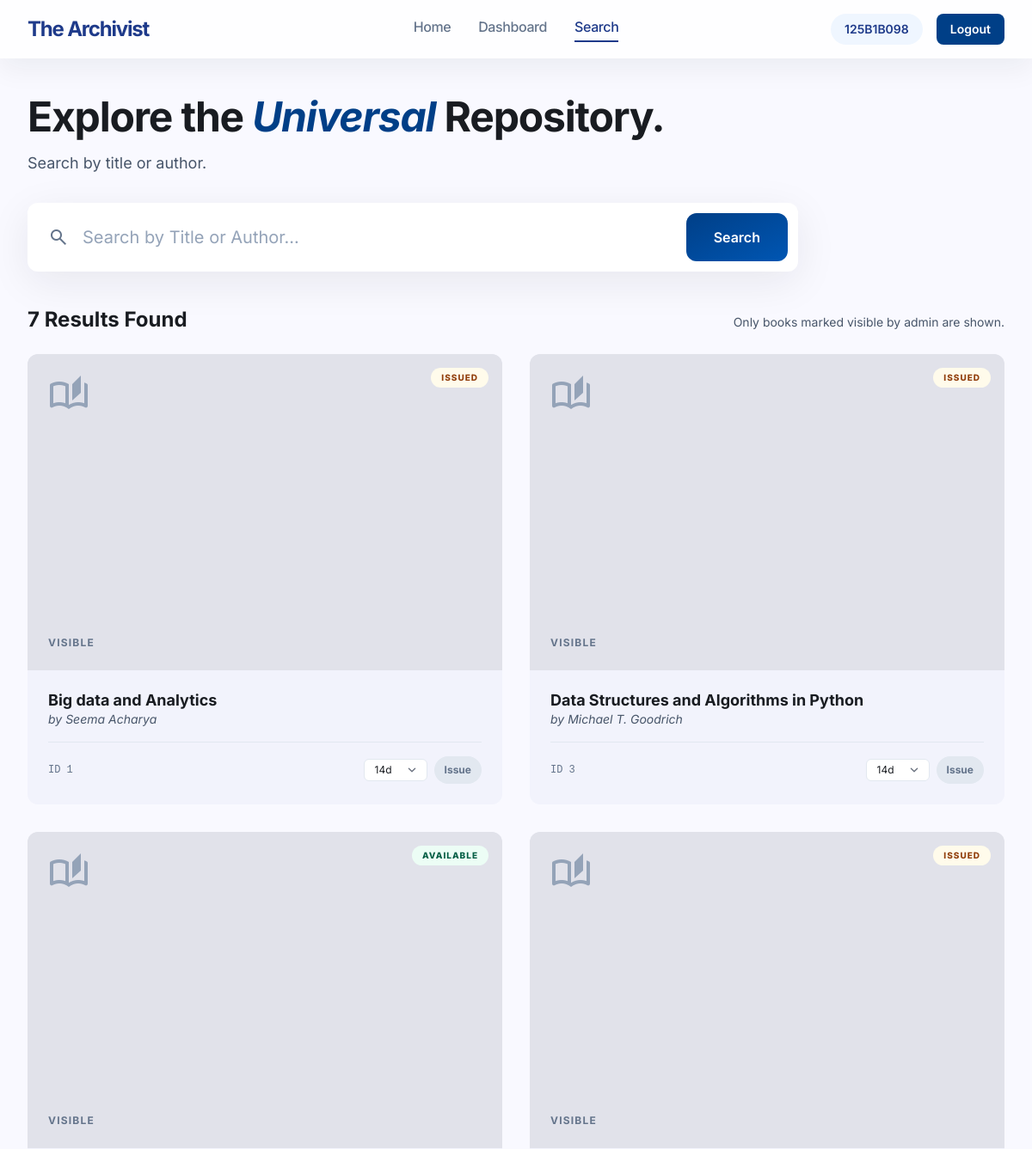
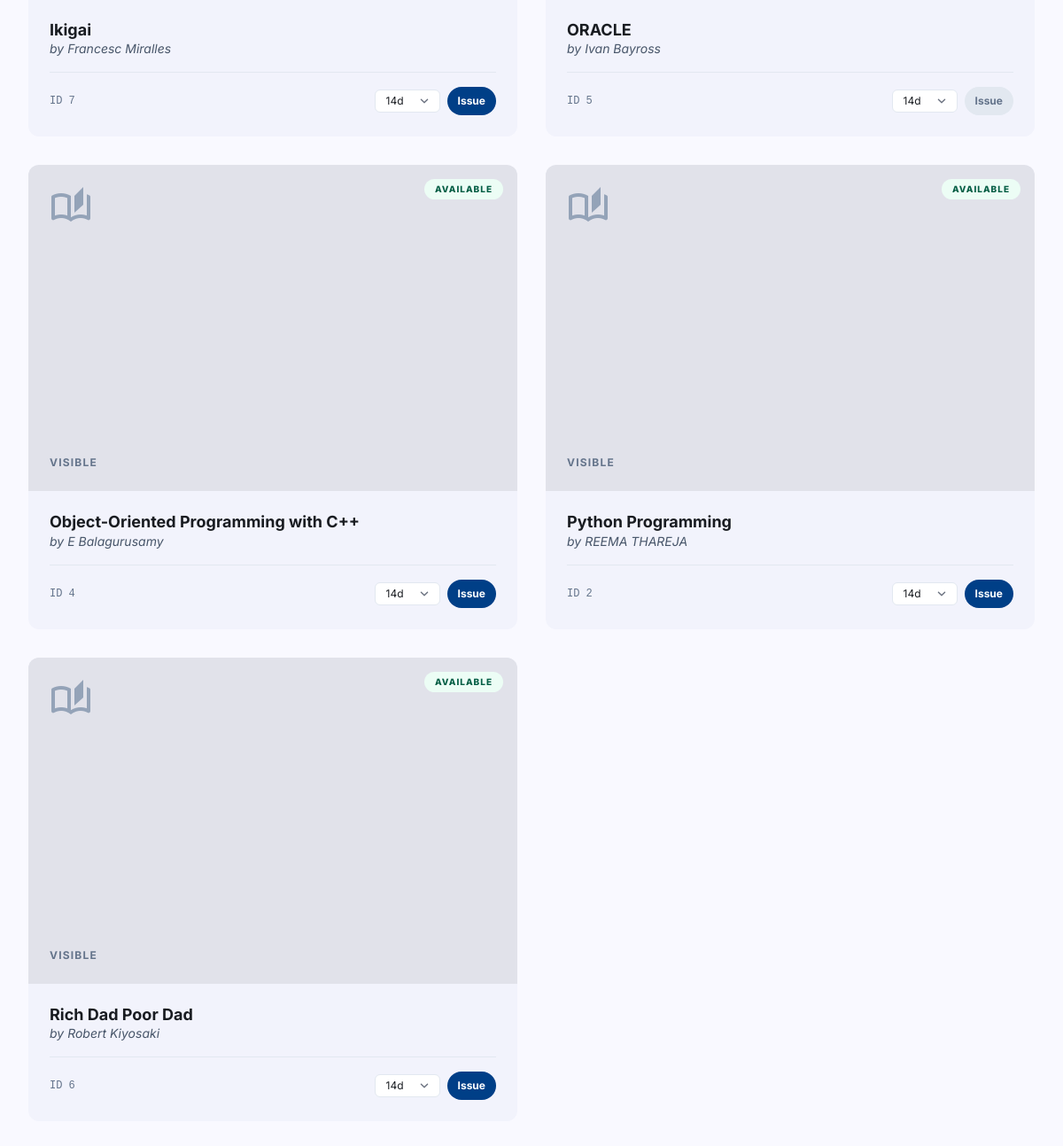
The page /books/search (signed in) on the database its author committed (2 pictures, top to bottom).
### tables this page shows
CREATE TABLE users (
    id INTEGER PRIMARY KEY AUTOINCREMENT,
    username TEXT NOT NULL UNIQUE,
    password TEXT NOT NULL,
    role TEXT NOT NULL CHECK (role IN ('admin', 'student'))
, mobile TEXT);

CREATE TABLE books (
    id INTEGER PRIMARY KEY AUTOINCREMENT,
    title TEXT NOT NULL,
    author TEXT NOT NULL,
    status TEXT NOT NULL DEFAULT 'Available' CHECK (status IN ('Available', 'Issued')),
    visibility INTEGER NOT NULL DEFAULT 1 CHECK (visibility IN (0, 1))
);

### routes.py (the view)
@bp.route("/books/search")
@login_required
def search_books():
    q = request.args.get("q", "").strip()
    user = current_user()
    sql = "SELECT id, title, author, status, visibility FROM books WHERE 1=1"
    params = []
    if user["role"] == "student":
        sql += " AND visibility = 1"
    if q:
        sql += " AND (LOWER(title) LIKE ? OR LOWER(author) LIKE ?)"
        like_query = f"%{q.lower()}%"
        params.extend([like_query, like_query])
    sql += " ORDER BY title ASC"
    books = get_db().execute(sql, params).fetchall()
    return render_template("search_books.html", books=books, q=q)

### auth.py (called while the page is built)
def current_user():
    user_id = session.get("user_id")
    if not user_id:
        return None
    return get_db().execute(
        "SELECT id, username, role FROM users WHERE id = ?", (user_id,)
    ).fetchone()

def login_required(view):
    @wraps(view)
    def wrapped(*args, **kwargs):
        if current_user() is None:
            flash("Please login first.", "error")
            return redirect(url_for("login"))
        return view(*args, **kwargs)
    return wrapped

### database.py (called while the page is built)
def get_db():
    if "db" not in g:
        g.db = sqlite3.connect(current_app.config["DATABASE"])
        g.db.row_factory = sqlite3.Row
        g.db.execute("PRAGMA foreign_keys = ON")
    return g.db

### server.py (called while the page is built)
def create_app():
    app = Flask(
        __name__,
        template_folder=str(Config.TEMPLATES_PATH),
        static_folder=str(Config.STATIC_PATH),
        static_url_path="/assets",
    )
    app.config.from_object(Config)
    app.teardown_appcontext(close_db)
    @app.context_processor
    def inject_user():
        return {"current_user": current_user()}
    register_routes(app)
    with app.app_context():
        ensure_database()
    return app

### frontend/templates/search_books.html (shortened to what this page needs)
<!DOCTYPE html>
<html class="light" lang="en">
<head>
  <script src="https://cdn.tailwindcss.com?plugins=forms,container-queries"></script>
</head>
<body class="bg-[#f9f9ff] text-[#191c21] min-h-screen flex flex-col">
  <header class="bg-white/80 backdrop-blur-xl fixed w-full top-0 z-50 shadow-[0_12px_32px_rgba(25,28,33,0.06)]">
    <div class="flex items-center w-full px-8 py-4 max-w-[1920px] mx-auto">
      <div class="flex-1 flex justify-start">
        <div class="text-2xl font-bold tracking-tighter text-blue-900">The Archivist</div>
      </div>
      <nav class="hidden md:flex flex-1 justify-center gap-8 items-center font-inter tracking-tight font-light">
        <a class="text-slate-500 font-medium border-b-2 border-transparent hover:border-blue-700 hover:text-blue-700 transition-all duration-200 ease-in-out pb-1" href="{{ url_for('home') }}">Home</a>
        {% if current_user["role"] == "admin" %}
          <a class="text-slate-500 font-medium border-b-2 border-transparent hover:border-blue-700 hover:text-blue-700 transition-all duration-200 ease-in-out pb-1" href="{{ url_for('admin_inventory') }}">Inventory</a>
          <a class="text-slate-500 font-medium border-b-2 border-transparent hover:border-blue-700 hover:text-blue-700 transition-all duration-200 ease-in-out pb-1" href="{{ url_for('admin_circulation') }}">Circulation</a>
        {% else %}
          <a class="text-slate-500 font-medium border-b-2 border-transparent hover:border-blue-700 hover:text-blue-700 transition-all duration-200 ease-in-out pb-1" href="{{ url_for('student_dashboard') }}">Dashboard</a>
        {% endif %}
        <a class="text-blue-900 font-medium border-b-2 border-blue-900 transition-all duration-200 ease-in-out pb-1" href="{{ url_for('search_books') }}">Search</a>
      </nav>
      <div class="flex-1 flex justify-end items-center gap-4 whitespace-nowrap">
        <span class="px-4 py-2 rounded-full bg-blue-50 text-blue-900 text-sm font-semibold">{{ current_user["username"] }}</span>
        <form action="{{ url_for('logout') }}" method="post" class="m-0">
          <button class="px-4 py-2 bg-[#003f87] text-white rounded-lg text-sm font-semibold hover:opacity-90 transition-all duration-200 ease-in-out" type="submit">Logout</button>
        </form>
      </div>
    </div>
  </header>
  <main class="flex-grow max-w-[1600px] w-full mx-auto px-8 pt-28 pb-12">
    <section class="mb-10 max-w-4xl">
      <h1 class="text-5xl font-bold tracking-tight mb-4">Explore the <span class="text-[#003f87] italic">Universal</span> Repository.</h1>
      <p class="text-slate-600 text-lg mb-8">Search by title or author.</p>
      <form action="{{ url_for('search_books') }}" class="relative group" method="get">
        <div class="absolute inset-y-0 left-6 flex items-center pointer-events-none">
        </div>
        <input class="w-full h-20 pl-16 pr-44 bg-white text-xl rounded-xl border-none focus:ring-0 shadow-[0_12px_48px_rgba(25,28,33,0.08)] placeholder:text-slate-400" name="q" placeholder="Search by Title or Author..." type="text" value="{{ q }}">
        <div class="absolute inset-y-3 right-3 flex items-center">
          <button class="px-8 h-full bg-gradient-to-br from-[#003f87] to-[#0056b3] text-white font-semibold rounded-xl" type="submit">Search</button>
        </div>
      </form>
    </section>
    <section>
      <div class="flex justify-between items-baseline mb-6">
        <h2 class="text-2xl font-bold">{{ books|length }} Results Found</h2>
        {% if current_user["role"] == "student" %}
          <p class="text-sm text-slate-600">Only books marked visible by admin are shown.</p>
        {% endif %}
      </div>
      <div class="grid grid-cols-1 md:grid-cols-2 xl:grid-cols-3 gap-8">
        {% for book in books %}
          <div class="group bg-[#f2f3fc] rounded-xl overflow-hidden hover:shadow-[0_12px_40px_rgba(25,28,33,0.08)] transition-all duration-300">
            <div class="aspect-[3/2] overflow-hidden bg-[#e1e2ea] relative p-6 flex flex-col justify-between">
              <div class="absolute top-4 right-4 px-3 py-1 text-[10px] font-extrabold uppercase tracking-widest rounded-full
                {% if book['status'] == 'Available' %}bg-emerald-50 text-emerald-800{% else %}bg-amber-50 text-amber-800{% endif %}">
                {{ book["status"] }}
              </div>
              <span class="material-symbols-outlined text-5xl text-slate-400">auto_stories</span>
              <p class="text-xs uppercase font-bold tracking-widest text-slate-500">
                {% if book["visibility"] == 1 %}Visible{% else %}Hidden{% endif %}
              </p>
            </div>
            <div class="p-6">
              <h3 class="text-lg font-bold leading-tight">{{ book["title"] }}</h3>
              <p class="text-slate-600 italic text-sm mb-4">by {{ book["author"] }}</p>
              <div class="flex justify-between items-center border-t border-slate-200 pt-4 gap-2">
                <span class="text-xs font-mono text-slate-500">ID {{ book["id"] }}</span>
                {% if current_user["role"] == "student" %}
                  <form action="{{ url_for('student_issue_book', book_id=book['id']) }}" class="flex items-center gap-2" method="post">
                    <select class="text-xs rounded-md border-slate-200 py-1" name="loan_days">
                      <option selected value="14">14d</option>
                    </select>
                    <button class="px-3 py-2 rounded-full text-xs font-bold
                      {% if book['status'] == 'Available' %}
                        bg-[#003f87] text-white
                      {% else %}
                        bg-slate-200 text-slate-500 cursor-not-allowed
                      {% endif %}"
                      {% if book['status'] != 'Available' %}disabled{% endif %}
                      type="submit">
                      Issue
                    </button>
                  </form>
                {% else %}
                  <a class="px-3 py-2 rounded-full text-xs font-bold bg-blue-50 text-blue-900" href="{{ url_for('admin_inventory') }}">Manage</a>
                {% endif %}
              </div>
            </div>
          </div>
        {% else %}
          <div class="col-span-full bg-white rounded-xl p-8 text-slate-500">No matching books found.</div>
        {% endfor %}
      </div>
    </section>
  </main>
</body>
</html>

### frontend/templates/search_books.html (style rules this page uses)
body { font-family: "Inter", sans-serif; }
.material-symbols-outlined { font-variation-settings: "FILL" 0, "wght" 400, "GRAD" 0, "opsz" 24; }

### rows shown on the page
users: username "125B1B098"
books: status "ISSUED", visibility "VISIBLE", title "Big data and Analytics", author "Seema Acharya", id "1"
books: status "ISSUED", visibility "VISIBLE", title "Data Structures and Algorithms in Python", author "Michael T. Goodrich", id "3"
books: status "AVAILABLE", visibility "VISIBLE", title "Ikigai", author "Francesc Miralles", id "7"
books: status "ISSUED", visibility "VISIBLE", title "ORACLE", author "Ivan Bayross", id "5"
books: status "AVAILABLE", visibility "VISIBLE", title "Object-Oriented Programming with C++", author "E Balagurusamy", id "4"
books: status "AVAILABLE", visibility "VISIBLE", title "Python Programming", author "REEMA THAREJA", id "2"
books: status "AVAILABLE", visibility "VISIBLE", title "Rich Dad Poor Dad", author "Robert Kiyosaki", id "6"

### other values the page prints
{{ books|length }} "7"
